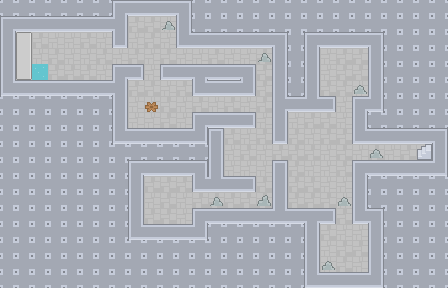

Tiled map render using the project's own tile images. Description and the whole map definition, tile-layer contents included, below:
An orthogonal 28x18 tile map with 16x16 px tiles, 2 tile layers (FloorMap, DecoMap) and 5 objects (chest, door, gold, stairs_up, boss).

<map version="1.2" tiledversion="1.3.4" orientation="orthogonal" renderorder="left-down" width="28" height="18" tilewidth="16" tileheight="16" infinite="0" nextlayerid="4" nextobjectid="7">
 <tileset firstgid="1" source="tileset.tsx" />
 <layer id="1" name="FloorMap" width="28" height="18">
  <data encoding="csv">
1402,1402,1402,1402,1402,1402,1402,715,713,713,713,716,1402,1402,1402,1402,1402,1402,1402,1402,1402,1402,1402,1402,1402,1402,1402,1402,
715,713,713,713,713,713,713,774,178,178,121,771,1402,1402,1402,1402,1402,1402,1402,1402,1402,1402,1402,1402,1402,1402,1402,1402,
771,121,178,121,121,178,121,826,121,178,121,772,713,713,713,713,713,716,1402,715,713,713,713,716,1402,1402,1402,1402,
771,121,121,178,121,121,178,121,178,121,178,121,121,178,121,121,178,771,1402,771,121,178,178,771,1402,1402,1402,1402,
771,121,178,178,178,178,121,715,714,121,712,713,775,713,713,716,178,771,1402,771,121,178,178,771,1402,1402,1402,1402,
772,713,713,713,713,713,713,774,178,178,121,178,772,713,713,773,178,771,1402,771,178,178,121,771,1402,1402,1402,1402,
1402,1402,1402,1402,1402,1402,1402,771,121,121,178,121,178,121,178,121,178,717,713,718,714,121,715,773,1402,1402,1402,1402,
1402,1402,1402,1402,1402,1402,1402,771,121,121,178,121,715,713,713,714,121,771,121,178,178,121,771,1402,1402,1402,1402,1402,
1402,1402,1402,1402,1402,1402,1402,772,713,713,713,713,773,769,178,121,178,826,178,121,178,178,772,713,713,713,713,716,
1402,1402,1402,1402,1402,1402,1402,1402,1402,1402,1402,1402,1402,771,121,178,121,178,178,178,121,178,121,178,121,178,121,771,
1402,1402,1402,1402,1402,1402,1402,1402,715,713,713,713,716,771,121,121,121,769,178,121,121,178,715,713,713,713,713,773,
1402,1402,1402,1402,1402,1402,1402,1402,771,178,178,178,772,718,713,714,178,771,178,178,121,121,771,1402,1402,1402,1402,1402,
1402,1402,1402,1402,1402,1402,1402,1402,771,121,178,121,178,178,178,178,178,771,178,178,178,121,771,1402,1402,1402,1402,1402,
1402,1402,1402,1402,1402,1402,1402,1402,771,178,178,121,715,713,713,713,713,718,713,775,714,178,772,716,1402,1402,1402,1402,
1402,1402,1402,1402,1402,1402,1402,1402,772,713,713,713,773,1402,1402,1402,1402,1402,1402,771,178,121,121,771,1402,1402,1402,1402,
1402,1402,1402,1402,1402,1402,1402,1402,1402,1402,1402,1402,1402,1402,1402,1402,1402,1402,1402,771,121,178,178,771,1402,1402,1402,1402,
1402,1402,1402,1402,1402,1402,1402,1402,1402,1402,1402,1402,1402,1402,1402,1402,1402,1402,1402,771,121,178,121,771,1402,1402,1402,1402,
0,0,0,0,0,0,0,0,0,0,0,0,0,0,0,0,0,0,1402,772,713,713,713,773,1402,0,0,0
</data>
 </layer>
 <layer id="2" name="DecoMap" width="28" height="18">
  <data encoding="csv">
770,770,770,770,770,770,770,0,0,0,0,0,770,770,770,770,770,770,770,770,770,770,770,770,770,770,770,770,
0,0,0,0,0,0,0,0,0,0,1253,0,770,770,770,770,770,770,770,770,770,770,770,770,770,770,770,770,
0,2684356067,0,0,0,0,0,0,0,0,0,0,0,0,0,0,0,0,770,0,0,0,0,0,770,770,770,770,
0,2684356068,0,0,0,0,0,0,0,0,0,0,0,0,0,0,1253,0,770,0,0,0,0,0,770,770,770,770,
0,2684356069,2,0,0,0,0,0,0,0,0,0,0,0,0,0,0,0,770,0,0,0,0,0,770,770,770,770,
0,0,0,0,0,0,0,0,0,0,0,0,0,0,0,0,0,0,770,0,0,0,1254,0,770,770,770,770,
770,770,770,770,770,770,770,0,0,470,0,0,0,0,0,0,0,0,0,0,0,0,0,0,770,770,770,770,
770,770,770,770,770,770,770,0,0,0,0,0,0,0,0,0,0,0,0,0,0,0,0,770,770,770,770,770,
770,770,770,770,770,770,770,0,0,0,0,0,0,0,0,0,0,0,0,0,0,0,0,0,0,0,0,0,
770,770,770,770,770,770,770,770,770,770,770,770,770,0,0,0,0,0,0,0,0,0,0,1254,0,0,1054,0,
770,770,770,770,770,770,770,770,0,0,0,0,0,0,0,0,0,0,0,0,0,0,0,0,0,0,0,0,
770,770,770,770,770,770,770,770,0,0,0,0,0,0,0,0,0,0,0,0,0,0,0,770,770,770,770,770,
770,770,770,770,770,770,770,770,0,0,0,0,0,1253,0,0,1252,0,0,0,0,1254,0,770,770,770,770,770,
770,770,770,770,770,770,770,770,0,0,0,0,0,0,0,0,0,0,0,0,0,0,0,0,770,770,770,770,
770,770,770,770,770,770,770,770,0,0,0,0,0,770,770,770,770,770,770,0,0,0,0,0,770,770,770,770,
770,770,770,770,770,770,770,770,770,770,770,770,770,770,770,770,770,770,770,0,0,0,0,0,770,770,770,770,
770,770,770,770,770,770,770,770,770,770,770,770,770,770,770,770,770,770,770,0,1254,0,0,0,770,770,770,770,
770,770,770,770,770,770,770,770,770,770,770,770,770,770,770,770,770,770,770,0,0,0,0,0,770,770,770,770
</data>
 </layer>
 <objectgroup id="3" name="DungeonObjects">
  <object id="1" type="chest" x="224" y="144" width="16" height="16">
   <properties>
    <property name="open_chest_id" type="int" value="665" />
    <property name="tile_id" type="int" value="550" />
   </properties>
  </object>
  <object id="2" type="door" x="112" y="48" width="16" height="16">
   <properties>
    <property name="open_door_id" type="int" value="261" />
    <property name="tile_id" type="int" value="147" />
   </properties>
  </object>
  <object id="3" type="gold" x="336" y="64" width="16" height="16">
   <properties>
    <property name="amount" type="int" value="5" />
    <property name="tile_id" type="int" value="615" />
   </properties>
  </object>
  <object id="5" type="stairs_up" x="416" y="144" width="16" height="16" />
  <object id="6" type="boss" x="48" y="48" width="16" height="16" />
 </objectgroup>
</map>
